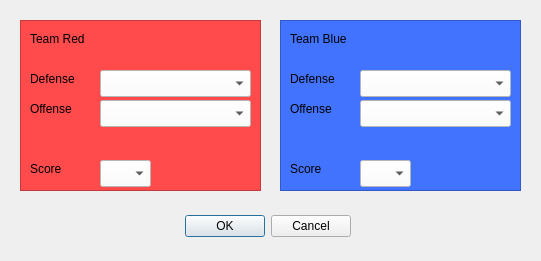
<?xml version="1.0" encoding="UTF-8"?>
<ui version="4.0">
 <class>Dialog</class>
 <widget class="QDialog" name="Dialog">
  <property name="geometry">
   <rect>
    <x>0</x>
    <y>0</y>
    <width>541</width>
    <height>261</height>
   </rect>
  </property>
  <property name="windowTitle">
   <string>Dialog</string>
  </property>
  <widget class="QDialogButtonBox" name="buttonBox">
   <property name="geometry">
    <rect>
     <x>10</x>
     <y>210</y>
     <width>341</width>
     <height>32</height>
    </rect>
   </property>
   <property name="orientation">
    <enum>Qt::Horizontal</enum>
   </property>
   <property name="standardButtons">
    <set>QDialogButtonBox::Cancel|QDialogButtonBox::Ok</set>
   </property>
  </widget>
  <widget class="QFrame" name="redFrame">
   <property name="geometry">
    <rect>
     <x>20</x>
     <y>20</y>
     <width>241</width>
     <height>171</height>
    </rect>
   </property>
   <property name="styleSheet">
    <string notr="true">background-color: rgb(255, 75, 75);</string>
   </property>
   <property name="frameShape">
    <enum>QFrame::StyledPanel</enum>
   </property>
   <property name="frameShadow">
    <enum>QFrame::Raised</enum>
   </property>
   <widget class="QComboBox" name="comboBoxRedOffense">
    <property name="geometry">
     <rect>
      <x>80</x>
      <y>80</y>
      <width>151</width>
      <height>27</height>
     </rect>
    </property>
    <property name="styleSheet">
     <string notr="true">background-color: rgb(255, 255, 255);
color: rgb(0, 0, 0);</string>
    </property>
   </widget>
   <widget class="QLabel" name="labelRedDefense">
    <property name="geometry">
     <rect>
      <x>10</x>
      <y>50</y>
      <width>67</width>
      <height>17</height>
     </rect>
    </property>
    <property name="styleSheet">
     <string notr="true">color: rgb(0, 0, 0);</string>
    </property>
    <property name="text">
     <string>Defense</string>
    </property>
   </widget>
   <widget class="QLabel" name="labelRedOffense">
    <property name="geometry">
     <rect>
      <x>10</x>
      <y>80</y>
      <width>67</width>
      <height>17</height>
     </rect>
    </property>
    <property name="styleSheet">
     <string notr="true">color: rgb(0, 0, 0);</string>
    </property>
    <property name="text">
     <string>Offense</string>
    </property>
   </widget>
   <widget class="QComboBox" name="comboBoxRedDefense">
    <property name="geometry">
     <rect>
      <x>80</x>
      <y>50</y>
      <width>151</width>
      <height>27</height>
     </rect>
    </property>
    <property name="styleSheet">
     <string notr="true">background-color: rgb(255, 255, 255);
color: rgb(0, 0, 0);</string>
    </property>
   </widget>
   <widget class="QLabel" name="labelTeamRed">
    <property name="geometry">
     <rect>
      <x>10</x>
      <y>10</y>
      <width>67</width>
      <height>17</height>
     </rect>
    </property>
    <property name="styleSheet">
     <string notr="true">color: rgb(0, 0, 0);</string>
    </property>
    <property name="text">
     <string>Team Red</string>
    </property>
   </widget>
   <widget class="QLabel" name="labelRedScore">
    <property name="geometry">
     <rect>
      <x>10</x>
      <y>140</y>
      <width>67</width>
      <height>17</height>
     </rect>
    </property>
    <property name="styleSheet">
     <string notr="true">color: rgb(0, 0, 0);</string>
    </property>
    <property name="text">
     <string>Score</string>
    </property>
   </widget>
   <widget class="QComboBox" name="comboBoxRedScore">
    <property name="geometry">
     <rect>
      <x>80</x>
      <y>140</y>
      <width>51</width>
      <height>27</height>
     </rect>
    </property>
    <property name="styleSheet">
     <string notr="true">background-color: rgb(255, 255, 255);
color: rgb(0, 0, 0);</string>
    </property>
   </widget>
  </widget>
  <widget class="QFrame" name="blueFrame">
   <property name="geometry">
    <rect>
     <x>280</x>
     <y>20</y>
     <width>241</width>
     <height>171</height>
    </rect>
   </property>
   <property name="styleSheet">
    <string notr="true">background-color: rgb(65, 115, 255);</string>
   </property>
   <property name="frameShape">
    <enum>QFrame::StyledPanel</enum>
   </property>
   <property name="frameShadow">
    <enum>QFrame::Raised</enum>
   </property>
   <widget class="QComboBox" name="comboBoxBlueOffense">
    <property name="geometry">
     <rect>
      <x>80</x>
      <y>80</y>
      <width>151</width>
      <height>27</height>
     </rect>
    </property>
    <property name="styleSheet">
     <string notr="true">background-color: rgb(255, 255, 255);
color: rgb(0, 0, 0);</string>
    </property>
   </widget>
   <widget class="QLabel" name="labelBlueDefense">
    <property name="geometry">
     <rect>
      <x>10</x>
      <y>50</y>
      <width>67</width>
      <height>17</height>
     </rect>
    </property>
    <property name="styleSheet">
     <string notr="true">color: rgb(0, 0, 0);</string>
    </property>
    <property name="text">
     <string>Defense</string>
    </property>
   </widget>
   <widget class="QLabel" name="labelBlueOffense">
    <property name="geometry">
     <rect>
      <x>10</x>
      <y>80</y>
      <width>67</width>
      <height>17</height>
     </rect>
    </property>
    <property name="styleSheet">
     <string notr="true">color: rgb(0, 0, 0);</string>
    </property>
    <property name="text">
     <string>Offense</string>
    </property>
   </widget>
   <widget class="QComboBox" name="comboBoxBlueDefense">
    <property name="geometry">
     <rect>
      <x>80</x>
      <y>50</y>
      <width>151</width>
      <height>27</height>
     </rect>
    </property>
    <property name="styleSheet">
     <string notr="true">background-color: rgb(255, 255, 255);
color: rgb(0, 0, 0);</string>
    </property>
   </widget>
   <widget class="QLabel" name="labelTeamBlue">
    <property name="geometry">
     <rect>
      <x>10</x>
      <y>10</y>
      <width>81</width>
      <height>17</height>
     </rect>
    </property>
    <property name="styleSheet">
     <string notr="true">color: rgb(0, 0, 0);</string>
    </property>
    <property name="text">
     <string>Team Blue</string>
    </property>
   </widget>
   <widget class="QLabel" name="labelBlueScore">
    <property name="geometry">
     <rect>
      <x>10</x>
      <y>140</y>
      <width>67</width>
      <height>17</height>
     </rect>
    </property>
    <property name="styleSheet">
     <string notr="true">color: rgb(0, 0, 0);</string>
    </property>
    <property name="text">
     <string>Score</string>
    </property>
   </widget>
   <widget class="QComboBox" name="comboBoxBlueScore">
    <property name="geometry">
     <rect>
      <x>80</x>
      <y>140</y>
      <width>51</width>
      <height>27</height>
     </rect>
    </property>
    <property name="styleSheet">
     <string notr="true">background-color: rgb(255, 255, 255);
color: rgb(0, 0, 0);</string>
    </property>
   </widget>
  </widget>
 </widget>
 <resources/>
 <connections>
  <connection>
   <sender>buttonBox</sender>
   <signal>accepted()</signal>
   <receiver>Dialog</receiver>
   <slot>accept()</slot>
   <hints>
    <hint type="sourcelabel">
     <x>248</x>
     <y>254</y>
    </hint>
    <hint type="destinationlabel">
     <x>157</x>
     <y>274</y>
    </hint>
   </hints>
  </connection>
  <connection>
   <sender>buttonBox</sender>
   <signal>rejected()</signal>
   <receiver>Dialog</receiver>
   <slot>reject()</slot>
   <hints>
    <hint type="sourcelabel">
     <x>316</x>
     <y>260</y>
    </hint>
    <hint type="destinationlabel">
     <x>286</x>
     <y>274</y>
    </hint>
   </hints>
  </connection>
 </connections>
</ui>
